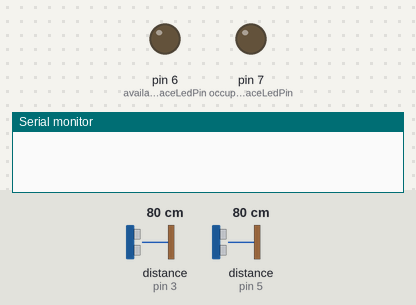
Recording of a sketch running on a simulated Arduino Uno, built with avr-gcc and run on an emulated ATmega328P. Shown: output pins drawn as LEDs (lit = HIGH), the last lines printed to the serial monitor. Wiring (inferred from the names in the program): 2 × ultrasonic range finder: trigger pin 2, echo pin 3 / trigger pin 4, echo pin 5. The test bench sets the inputs (shaded band); at power-on: distance to the obstacle (sensors on pin 3, pin 5) 80 cm. The echo pulse lasts 58.3 µs per cm; the modem accepts every AT command (registered, SIM ready, sends succeed) and sends nothing else; pins used as bus, display or sensor lines are not drawn.

Above: at 8.2 s.
8.3 s: distance to the obstacle (sensor on pin 3) set to 2 cm
At 19.3 s:
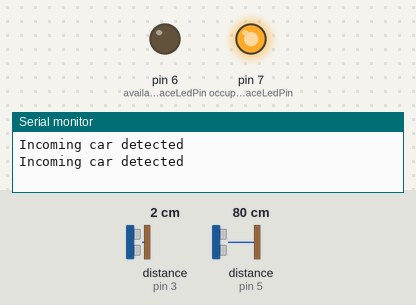
Timing chart, 0 to 19.7 s (numbered marks = the images above; inputs shaded):
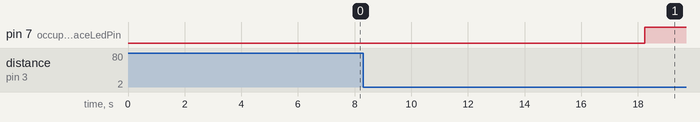

The sketch:

Task_1.ino
```cpp
#include <SoftwareSerial.h>

// Ultrasonic sensor pins
const int incomingSensorTriggerPin = 2;
const int incomingSensorEchoPin = 3;
const int outgoingSensorTriggerPin = 4;
const int outgoingSensorEchoPin = 5;

// LED pins
const int availableSpaceLedPin = 6;
const int occupiedSpaceLedPin = 7;

// Distance thresholds
const int emptySpaceThreshold = 50;
const int occupiedSpaceThreshold = 10;

// Software serial communication
SoftwareSerial esp8266(8, 9); // RX, TX

void setup() {
  // Initialize serial communication
  Serial.begin(9600);
  esp8266.begin(9600);

  // Initialize sensor pins
  pinMode(incomingSensorTriggerPin, OUTPUT);
  pinMode(incomingSensorEchoPin, INPUT);
  pinMode(outgoingSensorTriggerPin, OUTPUT);
  pinMode(outgoingSensorEchoPin, INPUT);

  // Initialize LED pins
  pinMode(availableSpaceLedPin, OUTPUT);
  pinMode(occupiedSpaceLedPin, OUTPUT);

  // Connect to Wi-Fi
  connectToWiFi();
}

void loop() {
  // Check incoming car
  int incomingDistance = measureDistance(incomingSensorTriggerPin, incomingSensorEchoPin);
  if (incomingDistance < occupiedSpaceThreshold) {
    Serial.println("Incoming car detected");
    notifyServer("Incoming car detected");
    updateParkingStatus(false);
  }

  // Check outgoing car
  int outgoingDistance = measureDistance(outgoingSensorTriggerPin, outgoingSensorEchoPin);
  if (outgoingDistance < emptySpaceThreshold) {
    Serial.println("Outgoing car detected");
    notifyServer("Outgoing car detected");
    updateParkingStatus(true);
  }

  delay(1000); // Wait for a second before rechecking
}

int measureDistance(int triggerPin, int echoPin) {
  digitalWrite(triggerPin, LOW);
  delayMicroseconds(2);
  digitalWrite(triggerPin, HIGH);
  delayMicroseconds(10);
  digitalWrite(triggerPin, LOW);

  long duration = pulseIn(echoPin, HIGH);
  int distance = duration * 0.034 / 2;
  return distance;
}

void updateParkingStatus(bool isAvailable) {
  if (isAvailable) {
    digitalWrite(availableSpaceLedPin, HIGH);
    digitalWrite(occupiedSpaceLedPin, LOW);
  } else {
    digitalWrite(availableSpaceLedPin, LOW);
    digitalWrite(occupiedSpaceLedPin, HIGH);
  }
}

void connectToWiFi() {
  esp8266.println("AT");
  delay(1000);

  esp8266.println("AT+CWMODE=1");
  delay(1000);

  esp8266.println("AT+CWJAP=\"YourWiFiSSID\",\"YourWiFiPassword\"");
  delay(5000);
}

void notifyServer(String message) {
  esp8266.println("AT+CIPSTART=\"TCP\",\"yourserver.com\",80");
  delay(5000);

  String httpMessage = "GET /update?message=" + message + " HTTP/1.1\r\nHost: yourserver.com\r\n\r\n";
  esp8266.println("AT+CIPSEND=" + String(httpMessage.length()));
  delay(2000);

  esp8266.println(httpMessage);
  delay(2000);

  esp8266.println("AT+CIPCLOSE");
}
```

Measured:
- after the input at 8.3 s, pin 7 (occupiedSpaceLedPin): LOW → HIGH after 9.9 s
